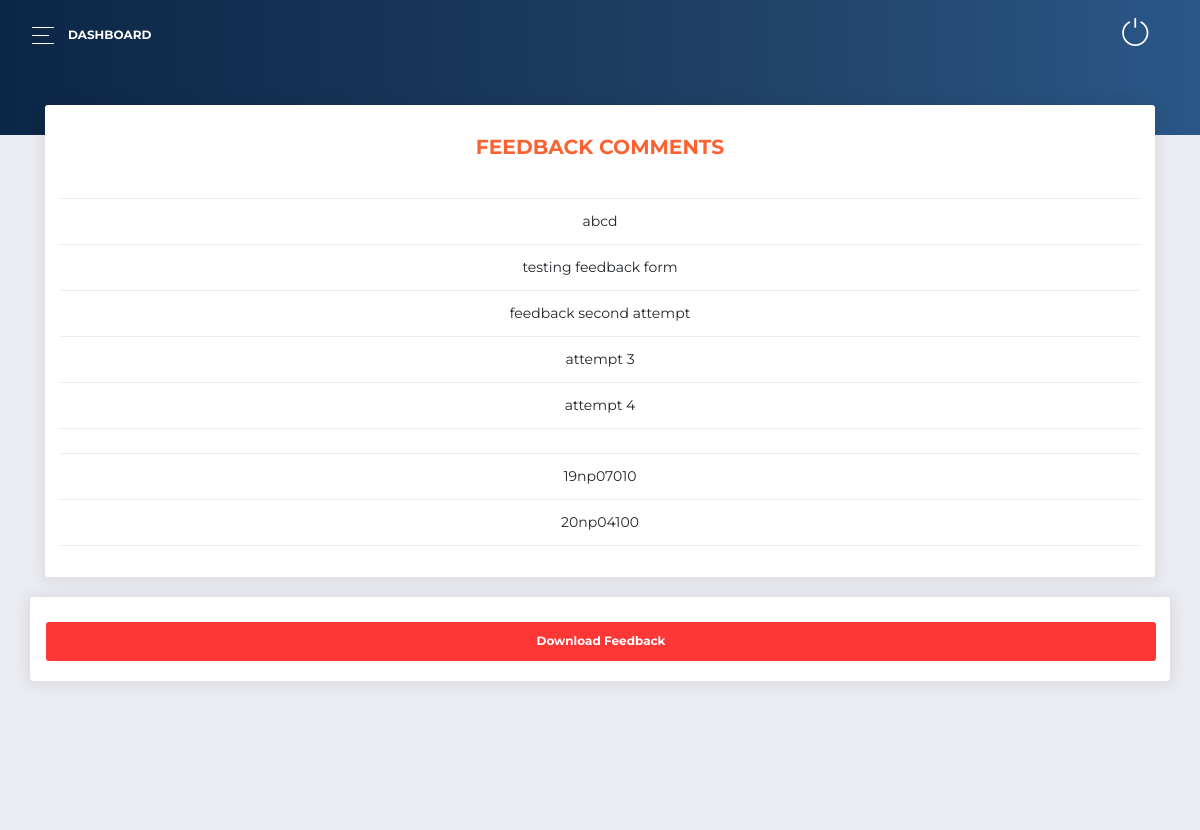
The page /university/adminpanel/feedbaack/ on the database as committed earlier.
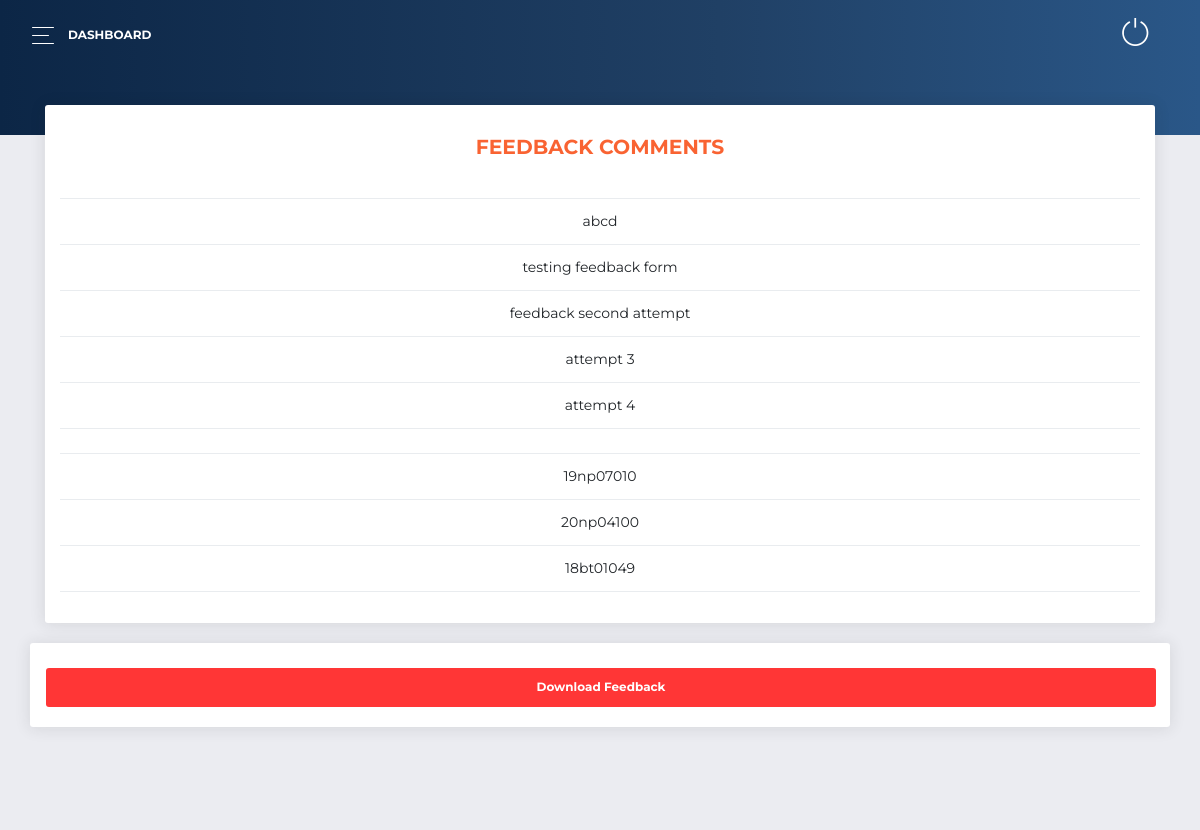
The same page on the database as committed later.
### ROOT/MCQ/models.py (models this page shows, shortened)
class FeedbackForm(models.Model):
    QSTN_ONE = models.CharField(max_length=200)
    QSTN_ONE_ANSWR = models.CharField(max_length=50)
    QSTN_TWO = models.CharField(max_length=200)
    QSTN_TWO_ANSWR = models.CharField(max_length=50)
    QSTN_THREE = models.CharField(max_length=200)
    QSTN_THREE_ANSWR_CHOICE_1 = models.CharField(max_length=850)
    QSTN_THREE_ANSWR_CHOICE_2 = models.CharField(max_length=850, blank=True)
    QSTN_THREE_ANSWR_CHOICE_3 = models.CharField(max_length=850, blank=True)
    QSTN_THREE_ANSWR_CHOICE_4 = models.CharField(max_length=850, blank=True)
    COMMENTS = models.TextField(max_length=5000, blank=True)
    objects = DataFrameManager()

### ROOT/ADMINPANEL/views.py (the view)
# urls.py: path("feedbaack/", views.feedback_page, name='feedbackpage'),
def feedback_page(request):
    pageDictKey = 'comments'
    commentsData = FeedbackForm.objects.all()
    context = {"comments":commentsData,"pageDictKey":pageDictKey,
    "resultStat":get_result_status(),}
    return render(request, ADMIN_PAGE_MAPPER.pageDict[pageDictKey], context)

### ROOT/ADMINPANEL/views.py (called while the page is built)
def get_result_status():
    try:
        resultStat = int(list(Declare_Result.objects.values_list("RESULT_STATUS", flat=True))[0])
        return resultStat
    except:
        return 0

### ROOT/templates/ADMIN_PANEL/feedback_comments.html (shortened to what this page needs)
{% extends 'BASE_FILES/BaseAdmin.html' %}
{% load static %}
{% load my_filter %}
{% block adminContent %}
<link rel="stylesheet" href="{% static 'multiDropdown/bootstrap-select.min.css' %}">
<div class="content">
<div class="col-md-12">
        <div class="card card-chart">
          <div class="card-header ">
            <div class="row">
              <div class="col-sm-12">
                <div class="table-responsive">
                  <table class="table">
                    <thead class="text-primary">
                      <th style="font-weight:700;">
                        FEEDBACK COMMENTS
                      </th>
                    </thead>
                    <tbody>
                      {% for data in comments %}
                        <tr>
                          {% if data.COMMENTS != '999' %}
                            <td>
                              {{data.COMMENTS}}
                            </td>
                          {% endif %}
                        </tr>
                      {% endfor %}
                    </tbody>
                  </table>
                </div>
              </div>
            </div>
            <br>
          </div>
        </div>
      </div>
      <div class="row">
        <div class="col-lg-12">
          <div class="card card-tasks">
            <div class="card-body ">
              <a href="{% url 'ADMINPANEL:feedback' %}">
                <button class="btn btn-danger" type="submit" name="button" style="width:100%;"><strong>Download Feedback<strong></button>
              </a>
            </div>
          </div>
        </div>
      </div>
</div>
{% endblock %}

### ROOT/templates/BASE_FILES/BaseAdmin.html (shortened to what this page needs)
<!DOCTYPE html>
{% load static %}
<html lang="en">
<head>
  <link rel="stylesheet" href="https://use.fontawesome.com/releases/v5.7.1/css/all.css">
  <link href="{% static 'adminDash/css/bootstrap.min.css' %}" rel="stylesheet" />
  <link href="{% static 'adminDash/css/now-ui-dashboard.css' %}" rel="stylesheet" />
  <link href="{% static 'adminDash/demo/demo.css' %}" rel="stylesheet" />
</head>
<body class="">
  <div class="wrapper ">
    <div class="main-panel" id="main-panel">
      <nav class="navbar navbar-expand-lg navbar-transparent  bg-primary  navbar-absolute">
        <div class="container-fluid">
          <div class="navbar-wrapper">
            <div class="navbar-toggle">
              <button type="button" class="navbar-toggler">
                <span class="navbar-toggler-bar bar1"></span>
                <span class="navbar-toggler-bar bar2"></span>
                <span class="navbar-toggler-bar bar3"></span>
              </button>
            </div>
            <a class="navbar-brand" href="{% url 'ADMINPANEL:admin_home' %}"><strong>Dashboard</strong></a>
          </div>
          <div class="collapse navbar-collapse justify-content-end" id="navigation">
            <a class="nav-link" href="{% url 'MCQ:logout' %}" id="navbarDropdownMenuLink">
              <i class="now-ui-icons media-1_button-power" style="font-size:28px;"></i>
            </a>
          </div>
        </div>
      </nav>
      <div class="panel-header panel-header-sm">
      </div>
      {% block adminContent %}
      {% endblock %}
      <footer class="footer">
      </footer>
    </div>
  </div>
</body>
</html>

### ROOT/templates/ADMIN_PANEL/feedback_comments.html (style rules this page uses)
td, th { text-align:center; }

Rows that differ between the two databases and show on the page:
added FeedbackForm: COMMENTS "18bt01049"
